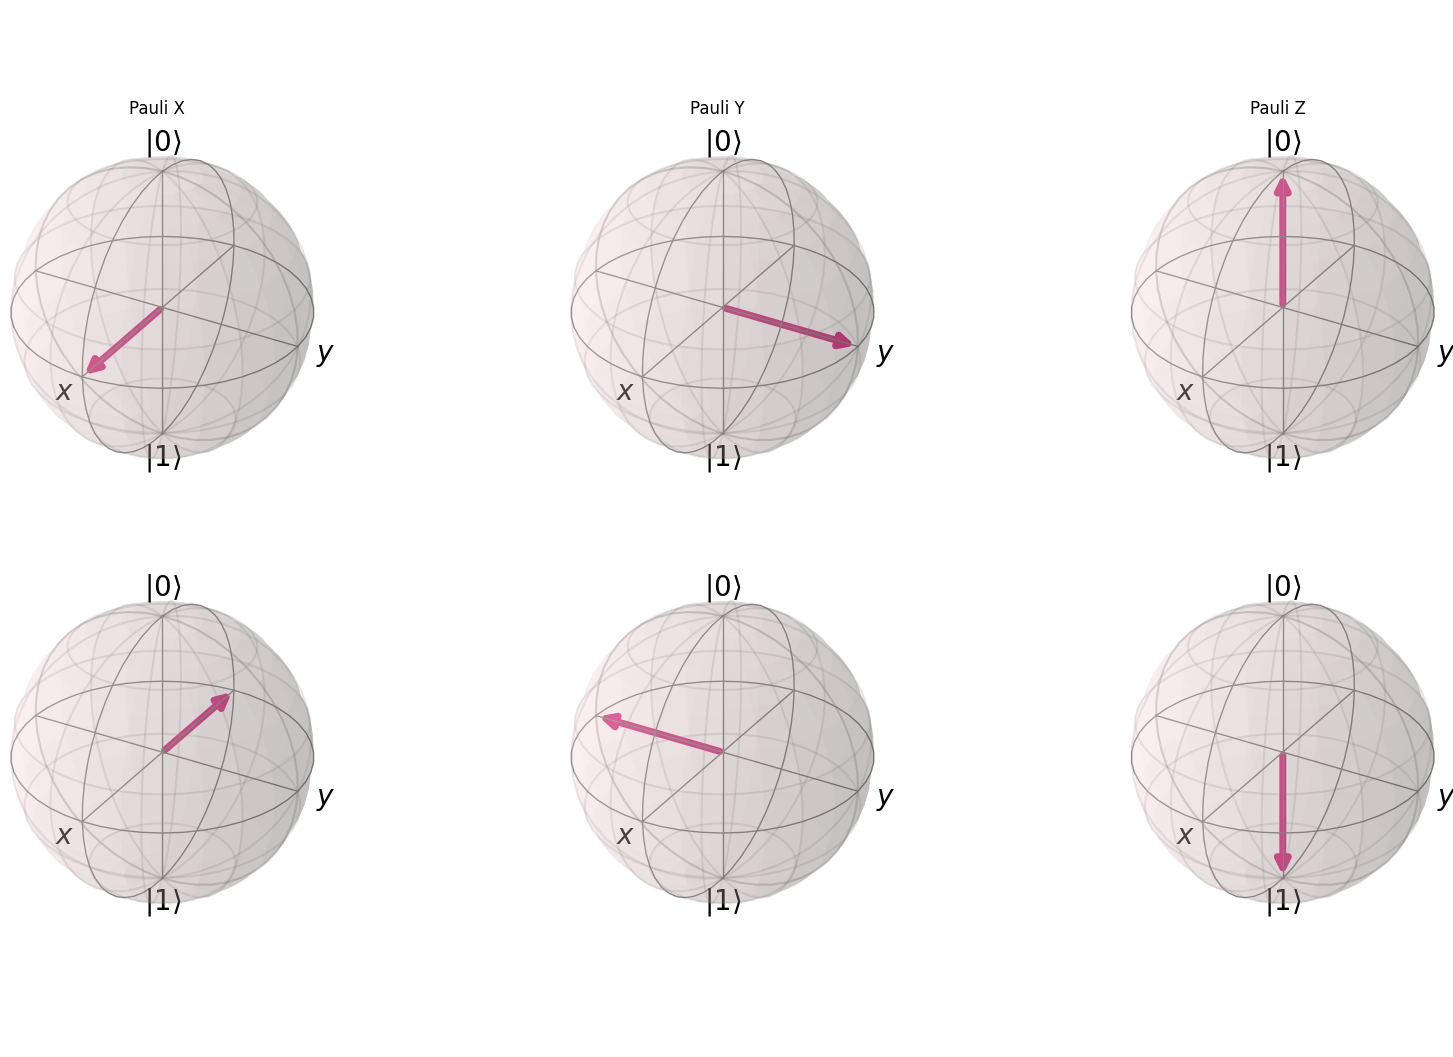

Write Python code to recreate this figure.
import qiskit
from matplotlib import pyplot as plt
from qiskit.visualization import plot_bloch_vector
from mpl_toolkits.mplot3d import Axes3D

plt.figure(figsize=(2,3))
ax=plt.subplot(2,3,1, axes_class=Axes3D)#Pauli X1
plot_bloch_vector([1,0,0], ax=ax)
ax.set_title("Pauli X",y=1.1)
ax=plt.subplot(2,3,2, axes_class=Axes3D)#Pauli Y1
plot_bloch_vector([0,1,0], ax=ax)
ax.set_title("Pauli Y",y=1.1)
ax=plt.subplot(2,3,3, axes_class=Axes3D)#Pauli Z1
plot_bloch_vector([0,0,1], ax=ax)
ax.set_title("Pauli Z",y=1.1)
ax=plt.subplot(2,3,4, axes_class=Axes3D)#Pauli X2
plot_bloch_vector([-1,0,0], ax=ax)
ax=plt.subplot(2,3,5, axes_class=Axes3D)#Pauli Y2
plot_bloch_vector([0,-1,0], ax=ax)
ax=plt.subplot(2,3,6, axes_class=Axes3D)#Pauli Z2
plot_bloch_vector([0,0,-1], ax=ax)
plt.show()
